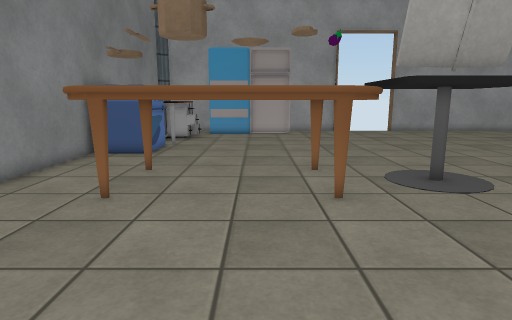
View 1 (above)

20 first-person views from a walk through a Unity game level. The camera is 1.2 m above the floor, tilts 10° down and sees 75° across. Doors are open. The floor is counted in squares, 0.5 m on a side. Each view is taken from the middle of a square. On the plan, view 1 faces up. The plan holds only what a view shows up to about 20 squares ahead; the rest is blank. The player character is not drawn. Some surface patterns are stand-ins.

View 2
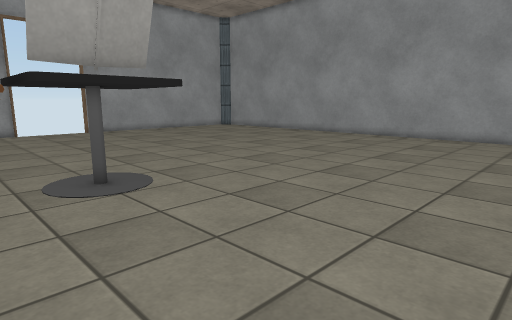

View 3
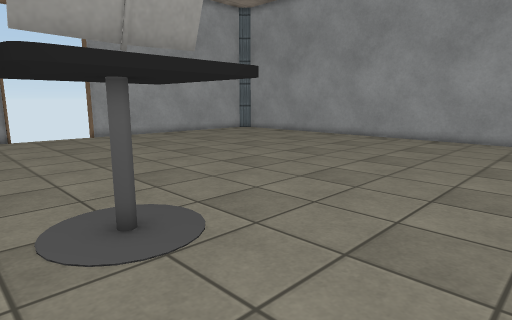

View 4
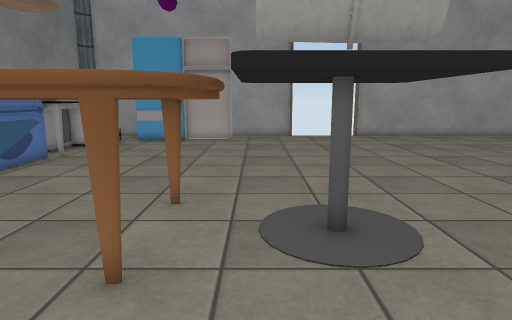

View 5
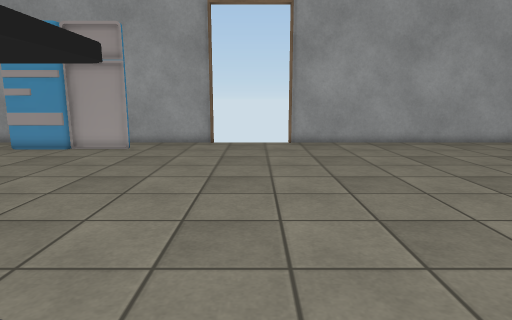

View 6
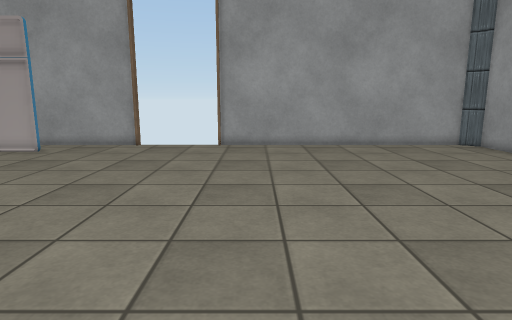

View 7
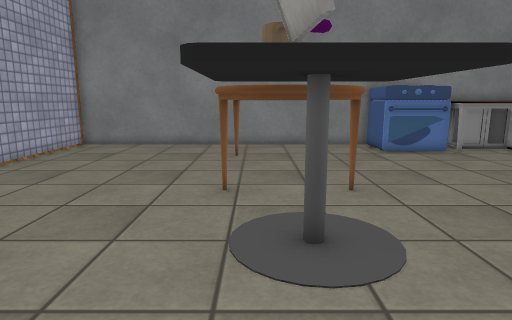

View 8
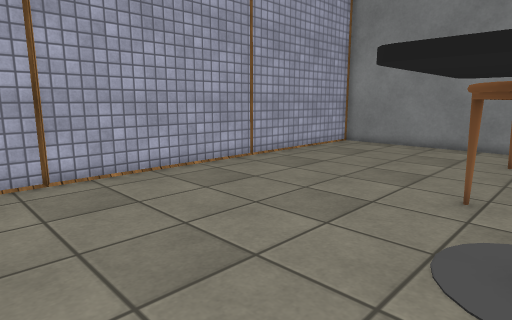

View 9
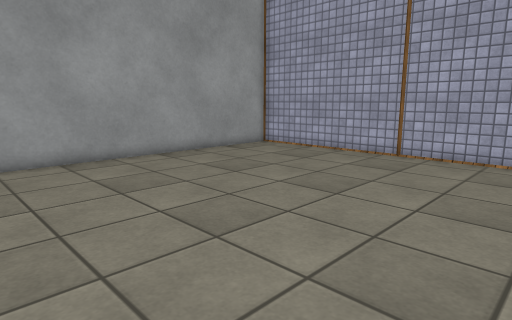

View 10
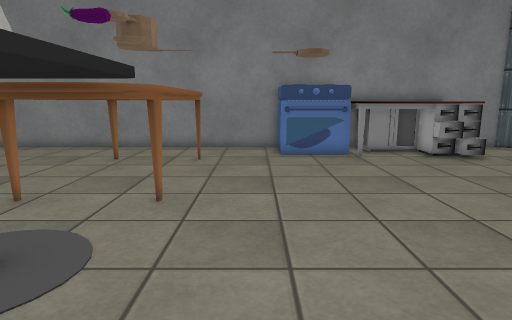

View 11
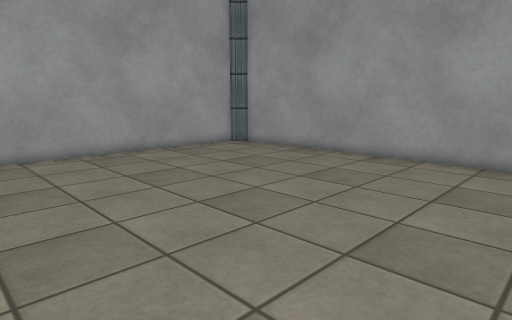

View 12
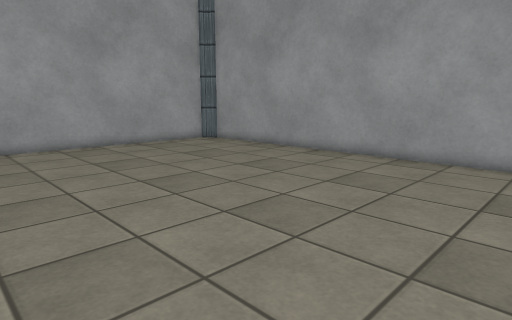

View 13
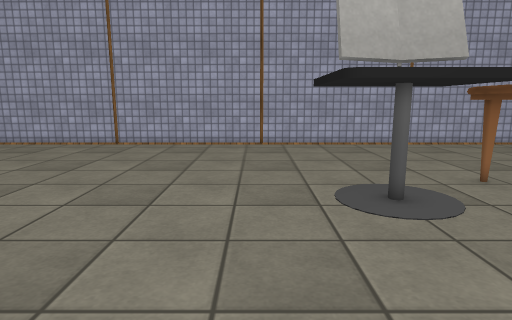

View 14
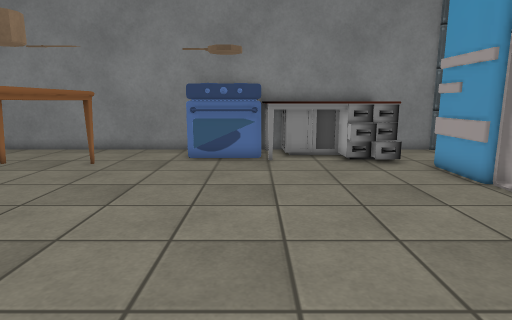

View 15
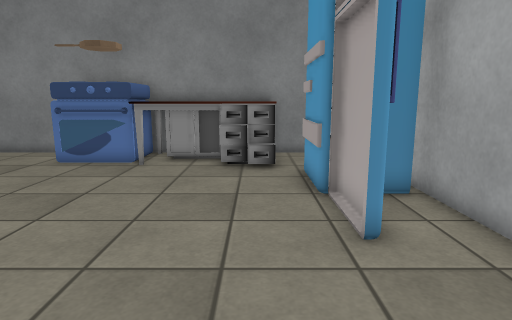

View 16
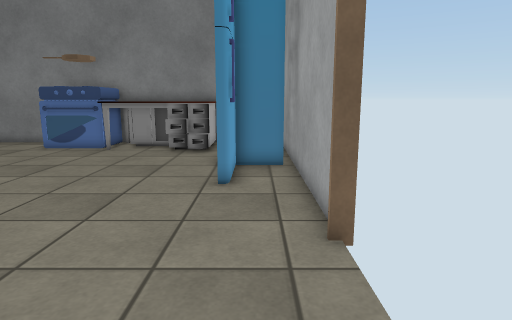

View 17
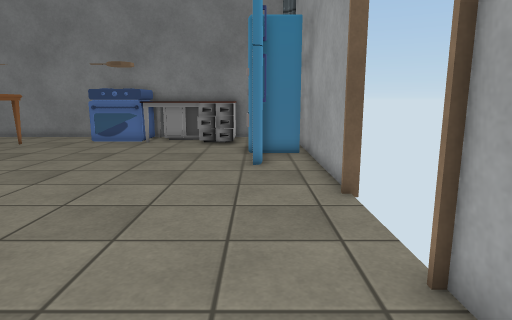

View 18
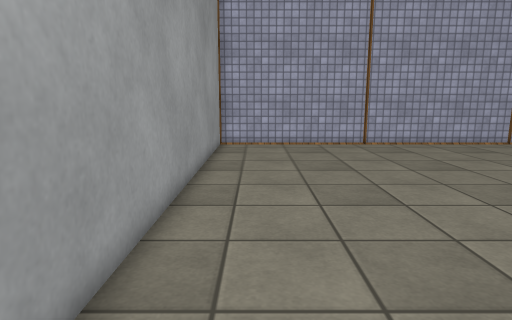

View 19
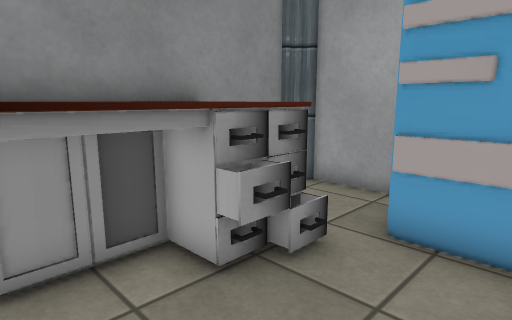

View 20
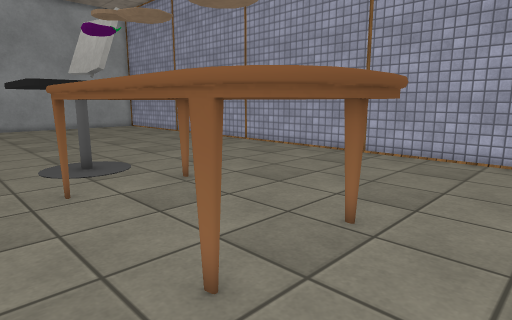

### Floor plan
Points are (right, up) in squares from view 1. A wall is a line through its corners. A room is listed if a view was taken in it or the views show most of it. See-through windows are left out.
Room 1 (views 1, 2, 3, 4, 5, 6, 7, 8, 9, 10, 11, 12, 13, 14, 15, 16, 17, 18, 19, 20)
walls: (6.5, 27.5) (-6.8, 27.5) (-7.7, 26.6) (-7.7, -0.8) (25, -0.8) (25, 26.6) (24.2, 27.5) (10.9, 27.5); (24.8, 26.7) (24.6, 27.3); (-7.3, 27.2) (-7.5, 26.8)
ways out: open door at (9, 27)
objects: stove (-7, 15) to (-5, 18); other object (-7, 19) to (-4, 24); table (-5, 8) to (3, 12); other object (4, 8) to (7, 12)

Positions as (right, up) in squares from view 1, and headings:
1: (0, 0), facing up
2: (2, 0), facing up-right
3: (3, 4), facing up-right
4: (4, 4), facing up
5: (9, 8), facing up
6: (13, 9), facing up
7: (11, 9), facing left
8: (11, 10), facing down-left
9: (11, 14), facing down-right
10: (10, 14), facing left
11: (11, 12), facing up-right
12: (11, 9), facing up-right
13: (9, 18), facing down
14: (9, 18), facing left
15: (8, 23), facing left
16: (12, 26), facing left
17: (15, 25), facing left
18: (23, 18), facing down
19: (-1, 19), facing up-left
20: (-7, 14), facing down-right
